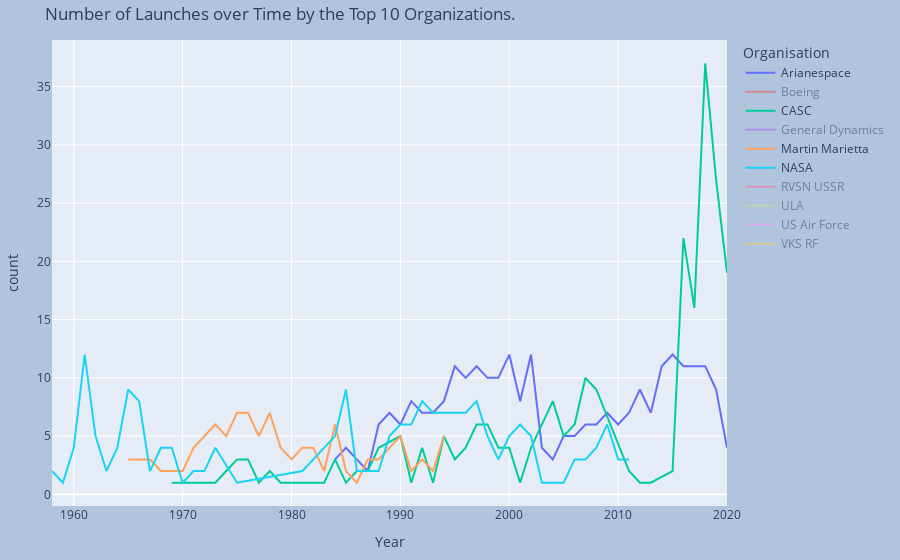

Source (notebook cell):
### Code cell
fig = px.line(df_top_10_org, x="Year", y="count", 
              color='Organisation',
              title="Number of Launches over Time by the Top 10 Organizations.")
fig.update_layout(
    margin=dict(l=20, r=20, t=40, b=15),
    paper_bgcolor="LightSteelBlue",
)
fig.show()

### Figure 1 — Plotly figure (JSON) as saved in the notebook; plotly's stock layout.template omitted (floating-point values rounded to 4 significant figures)
{"data": [{"hovertemplate": "Organisation=Arianespace<br>Year=%{x}<br>count=%{y}<extra></extra>", "legendgroup": "Arianespace", "line": {"color": "#636efa", "dash": "solid"}, "marker": {"symbol": "circle"}, "mode": "lines", "name": "Arianespace", "orientation": "v", "showlegend": true, "type": "scatter", "x": [1984, 1985, 1986, 1987, 1988, 1989, 1990, 1991, 1992, 1993, 1994, 1995, 1996, 1997, 1998, 1999, 2000, 2001, 2002, 2003, 2004, 2005, 2006, 2007, 2008, 2009, 2010, 2011, 2012, 2013, 2014, 2015, 2016, 2017, 2018, 2019, 2020], "xaxis": "x", "y": [3, 4, 3, 2, 6, 7, 6, 8, 7, 7, 8, 11, 10, 11, 10, 10, 12, 8, 12, 4, 3, 5, 5, 6, 6, 7, 6, 7, 9, 7, 11, 12, 11, 11, 11, 9, 4], "yaxis": "y"}, {"hovertemplate": "Organisation=Boeing<br>Year=%{x}<br>count=%{y}<extra></extra>", "legendgroup": "Boeing", "line": {"color": "#EF553B", "dash": "solid"}, "marker": {"symbol": "circle"}, "mode": "lines", "name": "Boeing", "orientation": "v", "showlegend": true, "type": "scatter", "visible": "legendonly", "x": [1989, 1990, 1991, 1992, 1993, 1994, 1995, 1996, 1997, 1998, 1999, 2000, 2001, 2002, 2003, 2004, 2005, 2006], "xaxis": "x", "y": [5, 11, 5, 11, 7, 3, 3, 10, 11, 13, 11, 7, 7, 4, 9, 8, 3, 8], "yaxis": "y"}, {"hovertemplate": "Organisation=CASC<br>Year=%{x}<br>count=%{y}<extra></extra>", "legendgroup": "CASC", "line": {"color": "#00cc96", "dash": "solid"}, "marker": {"symbol": "circle"}, "mode": "lines", "name": "CASC", "orientation": "v", "showlegend": true, "type": "scatter", "x": [1969, 1970, 1971, 1972, 1973, 1974, 1975, 1976, 1977, 1978, 1979, 1981, 1982, 1983, 1984, 1985, 1986, 1987, 1988, 1990, 1991, 1992, 1993, 1994, 1995, 1996, 1997, 1998, 1999, 2000, 2001, 2002, 2003, 2004, 2005, 2006, 2007, 2008, 2011, 2012, 2013, 2015, 2016, 2017, 2018, 2019, 2020], "xaxis": "x", "y": [1, 1, 1, 1, 1, 2, 3, 3, 1, 2, 1, 1, 1, 1, 3, 1, 2, 2, 4, 5, 1, 4, 1, 5, 3, 4, 6, 6, 4, 4, 1, 4, 6, 8, 5, 6, 10, 9, 2, 1, 1, 2, 22, 16, 37, 27, 19], "yaxis": "y"}, {"hovertemplate": "Organisation=General Dynamics<br>Year=%{x}<br>count=%{y}<extra></extra>", "legendgroup": "General Dynamics", "line": {"color": "#ab63fa", "dash": "solid"}, "marker": {"symbol": "circle"}, "mode": "lines", "name": "General Dynamics", "orientation": "v", "showlegend": true, "type": "scatter", "visible": "legendonly", "x": [1959, 1960, 1961, 1962, 1963, 1964, 1965, 1966, 1967, 1968, 1969, 1970, 1971, 1972, 1973, 1974, 1975, 1976, 1977, 1978, 1979, 1980, 1981, 1982, 1983, 1984, 1985, 1986, 1987, 1988, 1989, 1990, 1991, 1992, 1993, 1994, 1995], "xaxis": "x", "y": [1, 5, 8, 14, 9, 18, 19, 33, 14, 8, 5, 3, 6, 6, 4, 2, 5, 4, 7, 14, 4, 8, 6, 3, 6, 5, 5, 3, 3, 2, 1, 2, 4, 5, 6, 2, 1], "yaxis": "y"}, {"hovertemplate": "Organisation=Martin Marietta<br>Year=%{x}<br>count=%{y}<extra></extra>", "legendgroup": "Martin Marietta", "line": {"color": "#FFA15A", "dash": "solid"}, "marker": {"symbol": "circle"}, "mode": "lines", "name": "Martin Marietta", "orientation": "v", "showlegend": true, "type": "scatter", "x": [1965, 1966, 1967, 1968, 1969, 1970, 1971, 1972, 1973, 1974, 1975, 1976, 1977, 1978, 1979, 1980, 1981, 1982, 1983, 1984, 1985, 1986, 1987, 1988, 1989, 1990, 1991, 1992, 1993, 1994], "xaxis": "x", "y": [3, 3, 3, 2, 2, 2, 4, 5, 6, 5, 7, 7, 5, 7, 4, 3, 4, 4, 2, 6, 2, 1, 3, 3, 4, 5, 2, 3, 2, 5], "yaxis": "y"}, {"hovertemplate": "Organisation=NASA<br>Year=%{x}<br>count=%{y}<extra></extra>", "legendgroup": "NASA", "line": {"color": "#19d3f3", "dash": "solid"}, "marker": {"symbol": "circle"}, "mode": "lines", "name": "NASA", "orientation": "v", "showlegend": true, "type": "scatter", "x": [1958, 1959, 1960, 1961, 1962, 1963, 1964, 1965, 1966, 1967, 1968, 1969, 1970, 1971, 1972, 1973, 1975, 1981, 1982, 1983, 1984, 1985, 1986, 1988, 1989, 1990, 1991, 1992, 1993, 1994, 1995, 1996, 1997, 1998, 1999, 2000, 2001, 2002, 2003, 2005, 2006, 2007, 2008, 2009, 2010, 2011], "xaxis": "x", "y": [2, 1, 4, 12, 5, 2, 4, 9, 8, 2, 4, 4, 1, 2, 2, 4, 1, 2, 3, 4, 5, 9, 2, 2, 5, 6, 6, 8, 7, 7, 7, 7, 8, 5, 3, 5, 6, 5, 1, 1, 3, 3, 4, 6, 3, 3], "yaxis": "y"}, {"hovertemplate": "Organisation=RVSN USSR<br>Year=%{x}<br>count=%{y}<extra></extra>", "legendgroup": "RVSN USSR", "line": {"color": "#FF6692", "dash": "solid"}, "marker": {"symbol": "circle"}, "mode": "lines", "name": "RVSN USSR", "orientation": "v", "showlegend": true, "type": "scatter", "visible": "legendonly", "x": [1957, 1958, 1959, 1960, 1961, 1962, 1963, 1964, 1965, 1966, 1967, 1968, 1969, 1970, 1971, 1972, 1973, 1974, 1975, 1976, 1977, 1978, 1979, 1980, 1981, 1982, 1983, 1984, 1985, 1986, 1987, 1988, 1989, 1990, 1991, 1992, 1995, 1996, 1998], "xaxis": "x", "y": [2, 5, 4, 9, 9, 22, 24, 36, 53, 51, 74, 79, 82, 87, 93, 79, 84, 83, 89, 95, 97, 71, 36, 40, 51, 53, 46, 42, 51, 49, 42, 36, 26, 37, 28, 9, 1, 1, 1], "yaxis": "y"}, {"hovertemplate": "Organisation=ULA<br>Year=%{x}<br>count=%{y}<extra></extra>", "legendgroup": "ULA", "line": {"color": "#B6E880", "dash": "solid"}, "marker": {"symbol": "circle"}, "mode": "lines", "name": "ULA", "orientation": "v", "showlegend": true, "type": "scatter", "visible": "legendonly", "x": [2006, 2007, 2008, 2009, 2010, 2011, 2012, 2013, 2014, 2015, 2016, 2017, 2018, 2019, 2020], "xaxis": "x", "y": [1, 13, 7, 16, 8, 11, 10, 11, 14, 12, 12, 8, 8, 5, 4], "yaxis": "y"}, {"hovertemplate": "Organisation=US Air Force<br>Year=%{x}<br>count=%{y}<extra></extra>", "legendgroup": "US Air Force", "line": {"color": "#FF97FF", "dash": "solid"}, "marker": {"symbol": "circle"}, "mode": "lines", "name": "US Air Force", "orientation": "v", "showlegend": true, "type": "scatter", "visible": "legendonly", "x": [1958, 1959, 1960, 1961, 1962, 1963, 1964, 1965, 1966, 1967, 1968, 1969, 1970, 1971, 1972, 1973, 1974, 1975, 1976, 1977, 1979, 1981, 1982, 1983, 1984], "xaxis": "x", "y": [2, 10, 21, 23, 41, 6, 2, 2, 3, 7, 8, 6, 5, 4, 4, 3, 3, 2, 2, 2, 1, 1, 1, 1, 1], "yaxis": "y"}, {"hovertemplate": "Organisation=VKS RF<br>Year=%{x}<br>count=%{y}<extra></extra>", "legendgroup": "VKS RF", "line": {"color": "#FECB52", "dash": "solid"}, "marker": {"symbol": "circle"}, "mode": "lines", "name": "VKS RF", "orientation": "v", "showlegend": true, "type": "scatter", "visible": "legendonly", "x": [1992, 1993, 1994, 1995, 1996, 1997, 1998, 1999, 2000, 2001, 2002, 2003, 2004, 2005, 2006, 2007, 2008, 2009, 2010, 2011, 2012, 2013, 2014, 2015, 2016, 2017, 2018, 2019, 2020], "xaxis": "x", "y": [14, 26, 21, 12, 9, 7, 9, 6, 6, 6, 6, 6, 7, 5, 3, 5, 5, 3, 3, 1, 1, 7, 4, 3, 4, 6, 5, 8, 3], "yaxis": "y"}], "layout": {"autosize": true, "legend": {"title": {"text": "Organisation"}, "tracegroupgap": 0}, "margin": {"b": 15, "l": 20, "r": 20, "t": 40}, "paper_bgcolor": "LightSteelBlue", "title": {"text": "Number of Launches over Time by the Top 10 Organizations."}, "xaxis": {"anchor": "y", "autorange": true, "domain": [0, 1], "range": [1958, 2020], "title": {"text": "Year"}, "type": "linear"}, "yaxis": {"anchor": "x", "autorange": true, "domain": [0, 1], "range": [-1.0, 39], "title": {"text": "count"}, "type": "linear"}}}
